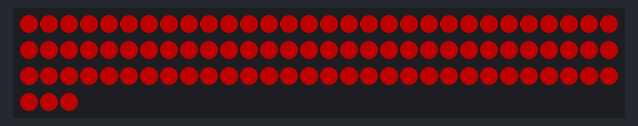
Recording of a sketch running on a simulated ATtiny85, built with avr-gcc and run on an emulated ATtiny85. Shown: 93 RGB LEDs in strip order, left to right, continuing on the next row. Dim RGB values are drawn brighter than linear.

Above: at 5.7 s.

The sketch:

billboard.ino
```cpp
/*
 * Billbord effects.
 *
 */

#include <Adafruit_NeoPixel.h>
#ifdef __AVR__
  #include <avr/power.h>
#endif

#define NB_PIX 93
#define MARQUEE_PIXEL_PIN 6
#define BRIGHT 80

Adafruit_NeoPixel pixels = Adafruit_NeoPixel(NB_PIX, MARQUEE_PIXEL_PIN, NEO_GRB + NEO_KHZ800);

void setup ()
{
  #if defined (__AVR_ATtiny85__)
    if (F_CPU == 16000000) clock_prescale_set(clock_div_1);
  #endif

  pixels.setBrightness(BRIGHT);
  pixels.begin();
  erase();
}

void loop ()
{
  flicker();
}

void flicker(){
  for(int j = 10; j < 255; j++){
    for(int i =0; i < NB_PIX; i++){
      pixels.setPixelColor(i, pixels.Color(j,0,0));
    }
    pixels.show();
    delay(10);
  }
  delay(1000);
  for(int j = 255; j > 10; j--){
    for(int i =0; i < NB_PIX; i++){
      pixels.setPixelColor(i, pixels.Color(j,0,0));
    }
    pixels.show();
    delay(10);
  }
}

void erase(){
  for(int i =0; i < NB_PIX; i++){
    pixels.setPixelColor(i, pixels.Color(0,0,0));
  }
  pixels.show();
}
```
